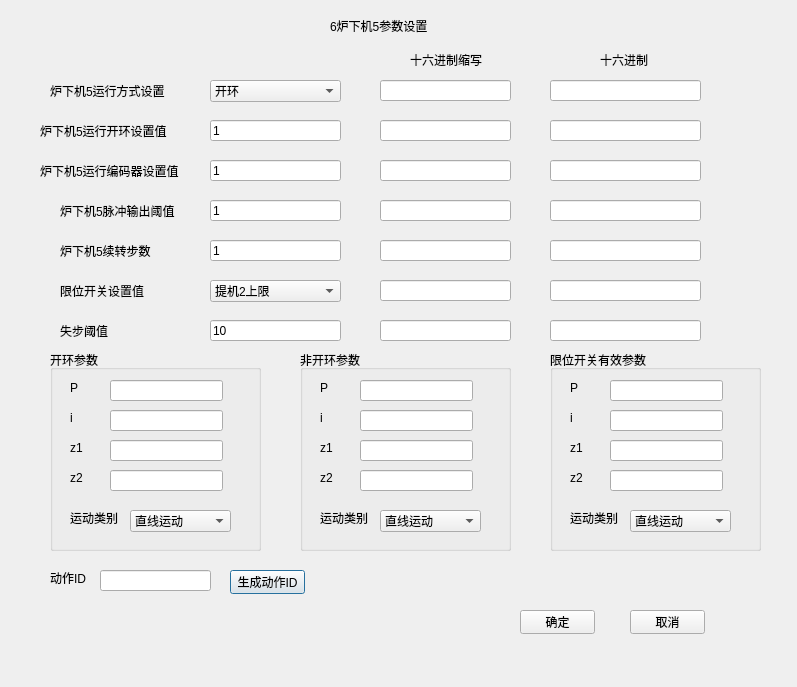
<?xml version="1.0" encoding="UTF-8"?>
<ui version="4.0">
 <class>Stove5</class>
 <widget class="QDialog" name="Stove5">
  <property name="geometry">
   <rect>
    <x>0</x>
    <y>0</y>
    <width>797</width>
    <height>687</height>
   </rect>
  </property>
  <property name="windowTitle">
   <string>Dialog</string>
  </property>
  <widget class="QLabel" name="label">
   <property name="geometry">
    <rect>
     <x>330</x>
     <y>10</y>
     <width>101</width>
     <height>31</height>
    </rect>
   </property>
   <property name="text">
    <string>6炉下机5参数设置</string>
   </property>
  </widget>
  <widget class="QLabel" name="label_2">
   <property name="geometry">
    <rect>
     <x>50</x>
     <y>80</y>
     <width>121</width>
     <height>21</height>
    </rect>
   </property>
   <property name="text">
    <string>炉下机5运行方式设置</string>
   </property>
  </widget>
  <widget class="QComboBox" name="runModeComboBox">
   <property name="geometry">
    <rect>
     <x>210</x>
     <y>80</y>
     <width>131</width>
     <height>22</height>
    </rect>
   </property>
   <item>
    <property name="text">
     <string>开环</string>
    </property>
   </item>
   <item>
    <property name="text">
     <string>限位开关</string>
    </property>
   </item>
   <item>
    <property name="text">
     <string>编码器</string>
    </property>
   </item>
  </widget>
  <widget class="QLabel" name="label_3">
   <property name="geometry">
    <rect>
     <x>40</x>
     <y>120</y>
     <width>141</width>
     <height>21</height>
    </rect>
   </property>
   <property name="text">
    <string>炉下机5运行开环设置值</string>
   </property>
  </widget>
  <widget class="QLineEdit" name="valLineEdit_1">
   <property name="geometry">
    <rect>
     <x>210</x>
     <y>120</y>
     <width>131</width>
     <height>21</height>
    </rect>
   </property>
   <property name="text">
    <string>1</string>
   </property>
  </widget>
  <widget class="QLabel" name="label_4">
   <property name="geometry">
    <rect>
     <x>40</x>
     <y>160</y>
     <width>151</width>
     <height>21</height>
    </rect>
   </property>
   <property name="text">
    <string>炉下机5运行编码器设置值</string>
   </property>
  </widget>
  <widget class="QLineEdit" name="valLineEdit_2">
   <property name="geometry">
    <rect>
     <x>210</x>
     <y>160</y>
     <width>131</width>
     <height>21</height>
    </rect>
   </property>
   <property name="text">
    <string>1</string>
   </property>
  </widget>
  <widget class="QLineEdit" name="valLineEdit_3">
   <property name="geometry">
    <rect>
     <x>210</x>
     <y>200</y>
     <width>131</width>
     <height>21</height>
    </rect>
   </property>
   <property name="text">
    <string>1</string>
   </property>
  </widget>
  <widget class="QLabel" name="label_5">
   <property name="geometry">
    <rect>
     <x>60</x>
     <y>200</y>
     <width>131</width>
     <height>21</height>
    </rect>
   </property>
   <property name="text">
    <string>炉下机5脉冲输出阈值</string>
   </property>
  </widget>
  <widget class="QLineEdit" name="valLineEdit_4">
   <property name="geometry">
    <rect>
     <x>210</x>
     <y>240</y>
     <width>131</width>
     <height>21</height>
    </rect>
   </property>
   <property name="text">
    <string>1</string>
   </property>
  </widget>
  <widget class="QLabel" name="label_6">
   <property name="geometry">
    <rect>
     <x>60</x>
     <y>240</y>
     <width>131</width>
     <height>21</height>
    </rect>
   </property>
   <property name="text">
    <string>炉下机5续转步数</string>
   </property>
  </widget>
  <widget class="QLabel" name="label_7">
   <property name="geometry">
    <rect>
     <x>60</x>
     <y>280</y>
     <width>111</width>
     <height>21</height>
    </rect>
   </property>
   <property name="text">
    <string>限位开关设置值</string>
   </property>
  </widget>
  <widget class="QComboBox" name="switchValComboBox">
   <property name="geometry">
    <rect>
     <x>210</x>
     <y>280</y>
     <width>131</width>
     <height>22</height>
    </rect>
   </property>
   <item>
    <property name="text">
     <string>提机2上限</string>
    </property>
   </item>
   <item>
    <property name="text">
     <string>提机2下限</string>
    </property>
   </item>
   <item>
    <property name="text">
     <string>转机1零</string>
    </property>
   </item>
   <item>
    <property name="text">
     <string>转机1计</string>
    </property>
   </item>
   <item>
    <property name="text">
     <string>5号</string>
    </property>
   </item>
   <item>
    <property name="text">
     <string>6号</string>
    </property>
   </item>
   <item>
    <property name="text">
     <string>炉上机3上限</string>
    </property>
   </item>
   <item>
    <property name="text">
     <string>炉上机3下限</string>
    </property>
   </item>
   <item>
    <property name="text">
     <string>炉下机5上限</string>
    </property>
   </item>
   <item>
    <property name="text">
     <string>炉下机5下限</string>
    </property>
   </item>
   <item>
    <property name="text">
     <string>不使用</string>
    </property>
   </item>
  </widget>
  <widget class="QLabel" name="label_8">
   <property name="geometry">
    <rect>
     <x>60</x>
     <y>320</y>
     <width>131</width>
     <height>21</height>
    </rect>
   </property>
   <property name="text">
    <string>失步阈值</string>
   </property>
  </widget>
  <widget class="QLineEdit" name="valLineEdit_5">
   <property name="geometry">
    <rect>
     <x>210</x>
     <y>320</y>
     <width>131</width>
     <height>21</height>
    </rect>
   </property>
   <property name="text">
    <string>10</string>
   </property>
  </widget>
  <widget class="QLabel" name="label_9">
   <property name="geometry">
    <rect>
     <x>410</x>
     <y>50</y>
     <width>81</width>
     <height>20</height>
    </rect>
   </property>
   <property name="text">
    <string>十六进制缩写</string>
   </property>
  </widget>
  <widget class="QLabel" name="label_10">
   <property name="geometry">
    <rect>
     <x>600</x>
     <y>50</y>
     <width>81</width>
     <height>20</height>
    </rect>
   </property>
   <property name="text">
    <string>十六进制</string>
   </property>
  </widget>
  <widget class="QLineEdit" name="hexOmitLineEdit_1">
   <property name="geometry">
    <rect>
     <x>380</x>
     <y>80</y>
     <width>131</width>
     <height>21</height>
    </rect>
   </property>
   <property name="text">
    <string/>
   </property>
   <property name="readOnly">
    <bool>true</bool>
   </property>
  </widget>
  <widget class="QLineEdit" name="hexLineEdit_1">
   <property name="geometry">
    <rect>
     <x>550</x>
     <y>80</y>
     <width>151</width>
     <height>21</height>
    </rect>
   </property>
   <property name="text">
    <string/>
   </property>
   <property name="readOnly">
    <bool>true</bool>
   </property>
  </widget>
  <widget class="QLineEdit" name="hexLineEdit_2">
   <property name="geometry">
    <rect>
     <x>550</x>
     <y>120</y>
     <width>151</width>
     <height>21</height>
    </rect>
   </property>
   <property name="text">
    <string/>
   </property>
   <property name="readOnly">
    <bool>true</bool>
   </property>
  </widget>
  <widget class="QLineEdit" name="hexOmitLineEdit_2">
   <property name="geometry">
    <rect>
     <x>380</x>
     <y>120</y>
     <width>131</width>
     <height>21</height>
    </rect>
   </property>
   <property name="text">
    <string/>
   </property>
   <property name="readOnly">
    <bool>true</bool>
   </property>
  </widget>
  <widget class="QLineEdit" name="hexLineEdit_3">
   <property name="geometry">
    <rect>
     <x>550</x>
     <y>160</y>
     <width>151</width>
     <height>21</height>
    </rect>
   </property>
   <property name="text">
    <string/>
   </property>
   <property name="readOnly">
    <bool>true</bool>
   </property>
  </widget>
  <widget class="QLineEdit" name="hexOmitLineEdit_3">
   <property name="geometry">
    <rect>
     <x>380</x>
     <y>160</y>
     <width>131</width>
     <height>21</height>
    </rect>
   </property>
   <property name="text">
    <string/>
   </property>
   <property name="readOnly">
    <bool>true</bool>
   </property>
  </widget>
  <widget class="QLineEdit" name="hexLineEdit_4">
   <property name="geometry">
    <rect>
     <x>550</x>
     <y>200</y>
     <width>151</width>
     <height>21</height>
    </rect>
   </property>
   <property name="text">
    <string/>
   </property>
   <property name="readOnly">
    <bool>true</bool>
   </property>
  </widget>
  <widget class="QLineEdit" name="hexOmitLineEdit_4">
   <property name="geometry">
    <rect>
     <x>380</x>
     <y>200</y>
     <width>131</width>
     <height>21</height>
    </rect>
   </property>
   <property name="text">
    <string/>
   </property>
   <property name="readOnly">
    <bool>true</bool>
   </property>
  </widget>
  <widget class="QLineEdit" name="hexLineEdit_5">
   <property name="geometry">
    <rect>
     <x>550</x>
     <y>240</y>
     <width>151</width>
     <height>21</height>
    </rect>
   </property>
   <property name="text">
    <string/>
   </property>
   <property name="readOnly">
    <bool>true</bool>
   </property>
  </widget>
  <widget class="QLineEdit" name="hexOmitLineEdit_5">
   <property name="geometry">
    <rect>
     <x>380</x>
     <y>240</y>
     <width>131</width>
     <height>21</height>
    </rect>
   </property>
   <property name="text">
    <string/>
   </property>
   <property name="readOnly">
    <bool>true</bool>
   </property>
  </widget>
  <widget class="QLineEdit" name="hexLineEdit_6">
   <property name="geometry">
    <rect>
     <x>550</x>
     <y>280</y>
     <width>151</width>
     <height>21</height>
    </rect>
   </property>
   <property name="text">
    <string/>
   </property>
   <property name="readOnly">
    <bool>true</bool>
   </property>
  </widget>
  <widget class="QLineEdit" name="hexOmitLineEdit_6">
   <property name="geometry">
    <rect>
     <x>380</x>
     <y>280</y>
     <width>131</width>
     <height>21</height>
    </rect>
   </property>
   <property name="text">
    <string/>
   </property>
   <property name="readOnly">
    <bool>true</bool>
   </property>
  </widget>
  <widget class="QLineEdit" name="hexLineEdit_7">
   <property name="geometry">
    <rect>
     <x>550</x>
     <y>320</y>
     <width>151</width>
     <height>21</height>
    </rect>
   </property>
   <property name="text">
    <string/>
   </property>
   <property name="readOnly">
    <bool>true</bool>
   </property>
  </widget>
  <widget class="QLineEdit" name="hexOmitLineEdit_7">
   <property name="geometry">
    <rect>
     <x>380</x>
     <y>320</y>
     <width>131</width>
     <height>21</height>
    </rect>
   </property>
   <property name="text">
    <string/>
   </property>
   <property name="readOnly">
    <bool>true</bool>
   </property>
  </widget>
  <widget class="QLabel" name="label_11">
   <property name="geometry">
    <rect>
     <x>50</x>
     <y>570</y>
     <width>54</width>
     <height>16</height>
    </rect>
   </property>
   <property name="text">
    <string>动作ID</string>
   </property>
  </widget>
  <widget class="QLineEdit" name="actionIDLineEdit">
   <property name="geometry">
    <rect>
     <x>100</x>
     <y>570</y>
     <width>111</width>
     <height>21</height>
    </rect>
   </property>
   <property name="text">
    <string/>
   </property>
   <property name="readOnly">
    <bool>true</bool>
   </property>
  </widget>
  <widget class="QPushButton" name="generateIDPushButton">
   <property name="geometry">
    <rect>
     <x>230</x>
     <y>570</y>
     <width>75</width>
     <height>24</height>
    </rect>
   </property>
   <property name="text">
    <string>生成动作ID</string>
   </property>
  </widget>
  <widget class="QPushButton" name="commitPushButton">
   <property name="geometry">
    <rect>
     <x>520</x>
     <y>610</y>
     <width>75</width>
     <height>24</height>
    </rect>
   </property>
   <property name="text">
    <string>确定</string>
   </property>
  </widget>
  <widget class="QPushButton" name="cancelPushButton">
   <property name="geometry">
    <rect>
     <x>630</x>
     <y>610</y>
     <width>75</width>
     <height>24</height>
    </rect>
   </property>
   <property name="text">
    <string>取消</string>
   </property>
  </widget>
  <widget class="QGroupBox" name="groupBox">
   <property name="geometry">
    <rect>
     <x>50</x>
     <y>350</y>
     <width>211</width>
     <height>201</height>
    </rect>
   </property>
   <property name="title">
    <string>开环参数</string>
   </property>
   <widget class="QLabel" name="label_12">
    <property name="geometry">
     <rect>
      <x>20</x>
      <y>30</y>
      <width>31</width>
      <height>16</height>
     </rect>
    </property>
    <property name="text">
     <string>P</string>
    </property>
   </widget>
   <widget class="QLineEdit" name="pLineEdit_1">
    <property name="geometry">
     <rect>
      <x>60</x>
      <y>30</y>
      <width>113</width>
      <height>21</height>
     </rect>
    </property>
    <property name="readOnly">
     <bool>true</bool>
    </property>
   </widget>
   <widget class="QLabel" name="label_13">
    <property name="geometry">
     <rect>
      <x>20</x>
      <y>60</y>
      <width>31</width>
      <height>16</height>
     </rect>
    </property>
    <property name="text">
     <string>i</string>
    </property>
   </widget>
   <widget class="QLineEdit" name="iLineEdit_1">
    <property name="geometry">
     <rect>
      <x>60</x>
      <y>60</y>
      <width>113</width>
      <height>21</height>
     </rect>
    </property>
    <property name="readOnly">
     <bool>true</bool>
    </property>
   </widget>
   <widget class="QLabel" name="label_14">
    <property name="geometry">
     <rect>
      <x>20</x>
      <y>90</y>
      <width>31</width>
      <height>16</height>
     </rect>
    </property>
    <property name="text">
     <string>z1</string>
    </property>
   </widget>
   <widget class="QLineEdit" name="z1LineEdit_1">
    <property name="geometry">
     <rect>
      <x>60</x>
      <y>90</y>
      <width>113</width>
      <height>21</height>
     </rect>
    </property>
    <property name="readOnly">
     <bool>true</bool>
    </property>
   </widget>
   <widget class="QLabel" name="label_15">
    <property name="geometry">
     <rect>
      <x>20</x>
      <y>120</y>
      <width>31</width>
      <height>16</height>
     </rect>
    </property>
    <property name="text">
     <string>z2</string>
    </property>
   </widget>
   <widget class="QLineEdit" name="z2LineEdit_1">
    <property name="geometry">
     <rect>
      <x>60</x>
      <y>120</y>
      <width>113</width>
      <height>21</height>
     </rect>
    </property>
    <property name="readOnly">
     <bool>true</bool>
    </property>
   </widget>
   <widget class="QLabel" name="label_16">
    <property name="geometry">
     <rect>
      <x>20</x>
      <y>160</y>
      <width>51</width>
      <height>16</height>
     </rect>
    </property>
    <property name="text">
     <string>运动类别</string>
    </property>
   </widget>
   <widget class="QComboBox" name="typeComboBox_1">
    <property name="geometry">
     <rect>
      <x>80</x>
      <y>160</y>
      <width>101</width>
      <height>22</height>
     </rect>
    </property>
    <item>
     <property name="text">
      <string>直线运动</string>
     </property>
    </item>
    <item>
     <property name="text">
      <string>圆周运动</string>
     </property>
    </item>
   </widget>
  </widget>
  <widget class="QGroupBox" name="groupBox_2">
   <property name="geometry">
    <rect>
     <x>300</x>
     <y>350</y>
     <width>211</width>
     <height>201</height>
    </rect>
   </property>
   <property name="title">
    <string>非开环参数</string>
   </property>
   <widget class="QLabel" name="label_17">
    <property name="geometry">
     <rect>
      <x>20</x>
      <y>30</y>
      <width>31</width>
      <height>16</height>
     </rect>
    </property>
    <property name="text">
     <string>P</string>
    </property>
   </widget>
   <widget class="QLineEdit" name="pLineEdit_2">
    <property name="geometry">
     <rect>
      <x>60</x>
      <y>30</y>
      <width>113</width>
      <height>21</height>
     </rect>
    </property>
    <property name="readOnly">
     <bool>true</bool>
    </property>
   </widget>
   <widget class="QLabel" name="label_18">
    <property name="geometry">
     <rect>
      <x>20</x>
      <y>60</y>
      <width>31</width>
      <height>16</height>
     </rect>
    </property>
    <property name="text">
     <string>i</string>
    </property>
   </widget>
   <widget class="QLineEdit" name="iLineEdit_2">
    <property name="geometry">
     <rect>
      <x>60</x>
      <y>60</y>
      <width>113</width>
      <height>21</height>
     </rect>
    </property>
    <property name="readOnly">
     <bool>true</bool>
    </property>
   </widget>
   <widget class="QLabel" name="label_19">
    <property name="geometry">
     <rect>
      <x>20</x>
      <y>90</y>
      <width>31</width>
      <height>16</height>
     </rect>
    </property>
    <property name="text">
     <string>z1</string>
    </property>
   </widget>
   <widget class="QLineEdit" name="z1LineEdit_2">
    <property name="geometry">
     <rect>
      <x>60</x>
      <y>90</y>
      <width>113</width>
      <height>21</height>
     </rect>
    </property>
    <property name="readOnly">
     <bool>true</bool>
    </property>
   </widget>
   <widget class="QLabel" name="label_20">
    <property name="geometry">
     <rect>
      <x>20</x>
      <y>120</y>
      <width>31</width>
      <height>16</height>
     </rect>
    </property>
    <property name="text">
     <string>z2</string>
    </property>
   </widget>
   <widget class="QLineEdit" name="z2LineEdit_2">
    <property name="geometry">
     <rect>
      <x>60</x>
      <y>120</y>
      <width>113</width>
      <height>21</height>
     </rect>
    </property>
    <property name="readOnly">
     <bool>true</bool>
    </property>
   </widget>
   <widget class="QLabel" name="label_21">
    <property name="geometry">
     <rect>
      <x>20</x>
      <y>160</y>
      <width>51</width>
      <height>16</height>
     </rect>
    </property>
    <property name="text">
     <string>运动类别</string>
    </property>
   </widget>
   <widget class="QComboBox" name="typeComboBox_2">
    <property name="geometry">
     <rect>
      <x>80</x>
      <y>160</y>
      <width>101</width>
      <height>22</height>
     </rect>
    </property>
    <item>
     <property name="text">
      <string>直线运动</string>
     </property>
    </item>
    <item>
     <property name="text">
      <string>圆周运动</string>
     </property>
    </item>
   </widget>
  </widget>
  <widget class="QGroupBox" name="groupBox_3">
   <property name="geometry">
    <rect>
     <x>550</x>
     <y>350</y>
     <width>211</width>
     <height>201</height>
    </rect>
   </property>
   <property name="title">
    <string>限位开关有效参数</string>
   </property>
   <widget class="QLabel" name="label_22">
    <property name="geometry">
     <rect>
      <x>20</x>
      <y>30</y>
      <width>31</width>
      <height>16</height>
     </rect>
    </property>
    <property name="text">
     <string>P</string>
    </property>
   </widget>
   <widget class="QLineEdit" name="pLineEdit_3">
    <property name="geometry">
     <rect>
      <x>60</x>
      <y>30</y>
      <width>113</width>
      <height>21</height>
     </rect>
    </property>
    <property name="readOnly">
     <bool>true</bool>
    </property>
   </widget>
   <widget class="QLabel" name="label_23">
    <property name="geometry">
     <rect>
      <x>20</x>
      <y>60</y>
      <width>31</width>
      <height>16</height>
     </rect>
    </property>
    <property name="text">
     <string>i</string>
    </property>
   </widget>
   <widget class="QLineEdit" name="iLineEdit_3">
    <property name="geometry">
     <rect>
      <x>60</x>
      <y>60</y>
      <width>113</width>
      <height>21</height>
     </rect>
    </property>
    <property name="readOnly">
     <bool>true</bool>
    </property>
   </widget>
   <widget class="QLabel" name="label_24">
    <property name="geometry">
     <rect>
      <x>20</x>
      <y>90</y>
      <width>31</width>
      <height>16</height>
     </rect>
    </property>
    <property name="text">
     <string>z1</string>
    </property>
   </widget>
   <widget class="QLineEdit" name="z1LineEdit_3">
    <property name="geometry">
     <rect>
      <x>60</x>
      <y>90</y>
      <width>113</width>
      <height>21</height>
     </rect>
    </property>
    <property name="readOnly">
     <bool>true</bool>
    </property>
   </widget>
   <widget class="QLabel" name="label_25">
    <property name="geometry">
     <rect>
      <x>20</x>
      <y>120</y>
      <width>31</width>
      <height>16</height>
     </rect>
    </property>
    <property name="text">
     <string>z2</string>
    </property>
   </widget>
   <widget class="QLineEdit" name="z2LineEdit_3">
    <property name="geometry">
     <rect>
      <x>60</x>
      <y>120</y>
      <width>113</width>
      <height>21</height>
     </rect>
    </property>
    <property name="readOnly">
     <bool>true</bool>
    </property>
   </widget>
   <widget class="QLabel" name="label_26">
    <property name="geometry">
     <rect>
      <x>20</x>
      <y>160</y>
      <width>51</width>
      <height>16</height>
     </rect>
    </property>
    <property name="text">
     <string>运动类别</string>
    </property>
   </widget>
   <widget class="QComboBox" name="typeComboBox_3">
    <property name="geometry">
     <rect>
      <x>80</x>
      <y>160</y>
      <width>101</width>
      <height>22</height>
     </rect>
    </property>
    <item>
     <property name="text">
      <string>直线运动</string>
     </property>
    </item>
    <item>
     <property name="text">
      <string>圆周运动</string>
     </property>
    </item>
   </widget>
  </widget>
 </widget>
 <resources/>
 <connections/>
</ui>
